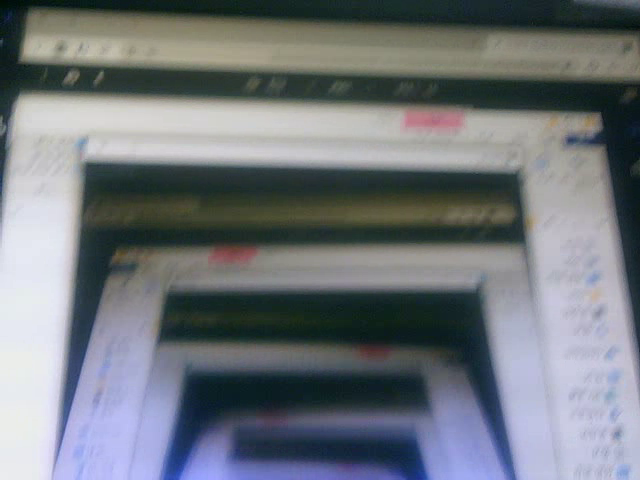
#> input picture frame 28 of output.avi, 640 x 480 px, given in place of the camera
$ jupyter execute --allow-errors Chap12.ipynb
#> lines starting #> are read from the running program, lines starting #| are printed output that depends on the picture; pictures that were not available may be replaced by others from this repository, and a replacement may not be noted
[cell 1]
import numpy as np
import cv2

[cell 2]
img = cv2.imread('dog.jpg')

[cell 3]
cv2.imshow('Dog', img)
cv2.waitKey(0)
cv2.destroyAllWindows()

[cell 4]
img = cv2.imread('dog.jpg', 0)
cv2.imshow('image',img)
k = cv2.waitKey(0)
#> (key q is pressed here)

if k == 27: # wait for ESC key to exit
    cv2.destroyAllWindows()
elif k == ord('s'): # wait for 's' key to save and exit
    cv2.imwrite('doggray.jpg',img)
cv2.destroyAllWindows()

[cell 5]
cap = cv2.VideoCapture(0)

while(True):
    ret, frame = cap.read()
#> frame is the input picture: shape (480, 640, 3); mean B, G, R 123.2, 117.8, 112.5
    gray = cv2.cvtColor(frame, cv2.COLOR_BGR2GRAY)
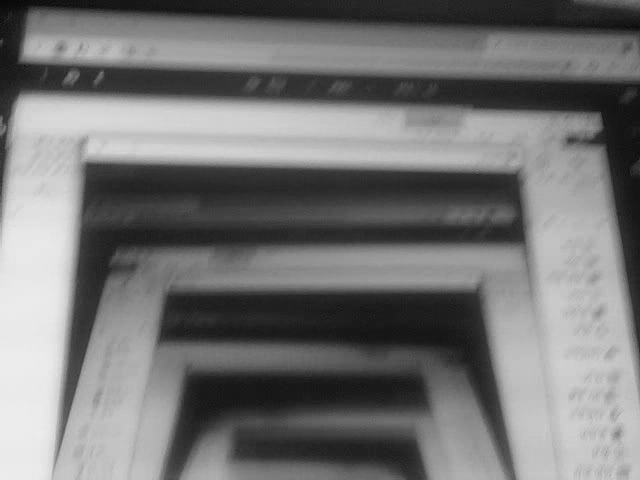
#> gray: shape (480, 640); min 7, max 236, mean 116.8
    cv2.imshow('frame',gray)

    if cv2.waitKey(1) & 0xFF == ord('q'):
#> (key q is pressed here)
        break

cap.release()
cv2.destroyAllWindows()

[cell 6]
from matplotlib import pyplot as plt

img = cv2.imread('dog.png',0)
#> (the rest of this cell did not finish here and is left out)

[cell 7]
cap = cv2.VideoCapture('vtest.avi')

while(cap.isOpened()):
    ret, frame = cap.read()
    gray = cv2.cvtColor(frame, cv2.COLOR_BGR2GRAY)
    cv2.imshow('frame',gray)

    if cv2.waitKey(1) & 0xFF == ord('q'):
#> (key q is pressed here)
        break

cap.release()
cv2.destroyAllWindows()

[cell 8]
cap = cv2.VideoCapture(0)

fourcc = cv2.VideoWriter_fourcc(*'XVID')
out = cv2.VideoWriter('output.avi',fourcc, 20.0, (640,480))
while(cap.isOpened()):
    ret, frame = cap.read()
    if ret==True:
        frame = cv2.flip(frame,0)
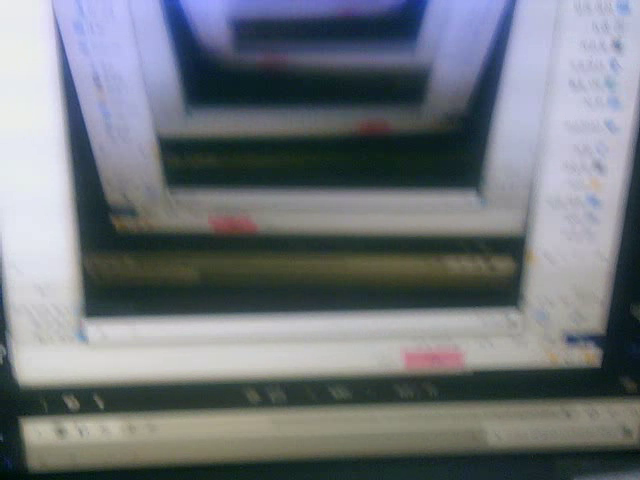
#> frame: shape (480, 640, 3); mean B, G, R 123.2, 117.8, 112.5

        out.write(frame)
        cv2.imshow('frame',frame)
        if cv2.waitKey(1) & 0xFF == ord('q'):
#> (key q is pressed here)
            break
    else:
        break

cap.release()
out.release()
cv2.destroyAllWindows()

[cell 9]
img = np.zeros((512,512,3), np.uint8)
img = cv2.line(img,(0,0),(511,255),(255,0,255),5)
img = cv2.rectangle(img,(384,0),(510,128),(190,255,50),3)
img = cv2.circle(img,(447,63), 63, (100,123,200), -1)
img = cv2.ellipse(img,(256,256),(100,50),0,0,180,255,-1)

pts = np.array([[10,5],[20,30],[70,20],[50,10]], np.int32)
pts = pts.reshape((-1,1,2))
img = cv2.polylines(img,[pts],True,(30,255,255))

font = cv2.FONT_HERSHEY_SIMPLEX
cv2.putText(img,'Draw',(10,500), font, 4,(255,255,0),2,cv2.LINE_AA)


cv2.imshow('Draw', img)
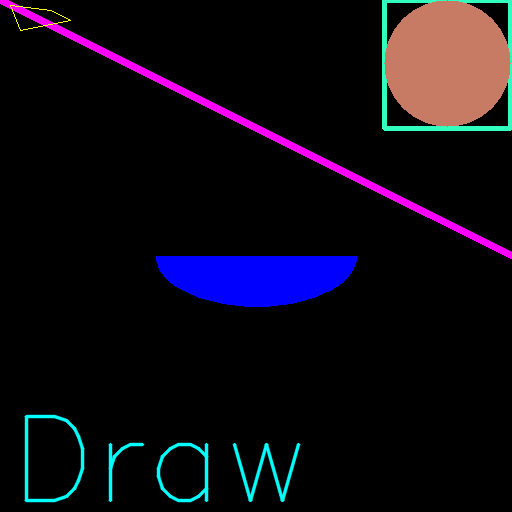
#> window 'Draw': shape (512, 512, 3); mean B, G, R 20.5, 10.4, 13.9
cv2.waitKey(0)
cv2.destroyAllWindows()

[cell 10]
events = [i for i in dir(cv2) if 'EVENT' in i]
print(events)

[cell 11]
def draw_circle(event,x,y,flags,param):
    if event == cv2.EVENT_LBUTTONDBLCLK:
        cv2.circle(img,(x,y),20,(255,0,0),-1)

img = np.zeros((512,512,3), np.uint8)
cv2.namedWindow('image')
cv2.setMouseCallback('image',draw_circle)

while(1):
    cv2.imshow('image',img)
    if cv2.waitKey(20) & 0xFF == 27:
#> (key q is pressed here)
        break
cv2.destroyAllWindows()

[cell 12]
drawing = False
mode = True
ix,iy = -1,-1

def draw_circle(event,x,y,flags,param):
    global ix,iy,drawing,mode
    if event == cv2.EVENT_LBUTTONDOWN:
        drawing = True
        ix,iy = x,y
    elif event == cv2.EVENT_MOUSEMOVE:
        if drawing == True:
            if mode == True:
                cv2.rectangle(img,(ix,iy),(x,y),(0,255,255),-1)
            else:
                cv2.circle(img,(x,y),5,(0,0,255),-1)
    elif event == cv2.EVENT_LBUTTONUP:
        drawing = False
        if mode == True:
            cv2.rectangle(img,(ix,iy),(x,y),(255,255,0),-1)
        else:
            cv2.circle(img,(x,y),5,(255,0,255),-1)

img = np.zeros((512,512,3), np.uint8)
cv2.namedWindow('image')
cv2.setMouseCallback('image',draw_circle)

while(1):
    cv2.imshow('image',img)
    k = cv2.waitKey(1) & 0xFF
#> (key q is pressed here)
    if k == ord('m'):
        mode = not mode
    elif k == 27:
        break
cv2.destroyAllWindows()

[cell 13]
def nothing(x):
    pass

img = np.zeros((300,512,3), np.uint8)
cv2.namedWindow('image')
cv2.createTrackbar('R','image',0,255,nothing)
cv2.createTrackbar('G','image',0,255,nothing)
cv2.createTrackbar('B','image',0,255,nothing)
switch = '0 : OFF \n1 : ON'
cv2.createTrackbar(switch, 'image',0,1,nothing)

while(1):
    cv2.imshow('image',img)
    k = cv2.waitKey(1) & 0xFF
#> (key q is pressed here)

    if k == 27:
        break
    r = cv2.getTrackbarPos('R','image')
    g = cv2.getTrackbarPos('G','image')
    b = cv2.getTrackbarPos('B','image')
    s = cv2.getTrackbarPos(switch,'image')

    if s == 0:
        img[:] = 0
    else:
        img[:] = [b,g,r]

cv2.destroyAllWindows()

$ run again, starting later in the video
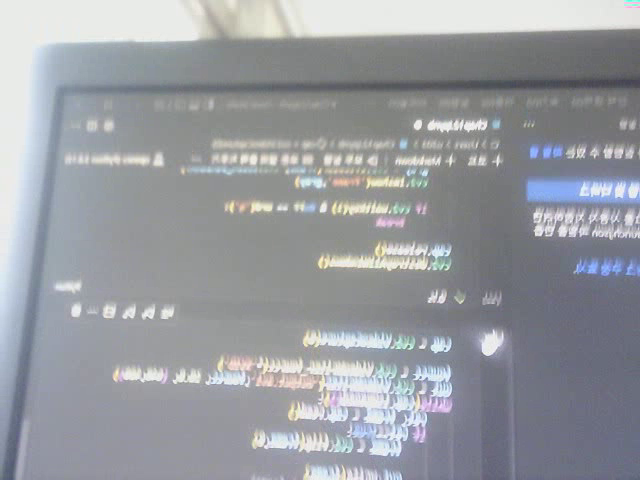
#> input picture frame 126 of output.avi, 640 x 480 px, given in place of the camera
#> frame is the input picture: shape (480, 640, 3); mean B, G, R 160.7, 155.3, 152.5
#> `gray = cv2.cvtColor(frame, cv2.COLOR_BGR2GRAY)`:
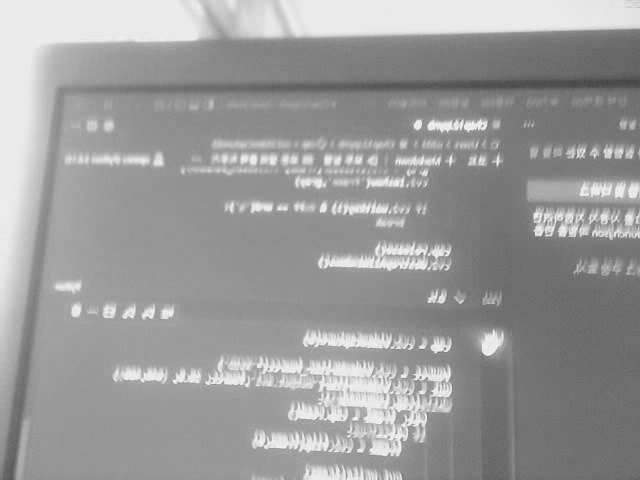
#> gray: shape (480, 640); min 69, max 248, mean 155
#> `frame = cv2.flip(frame,0)`:
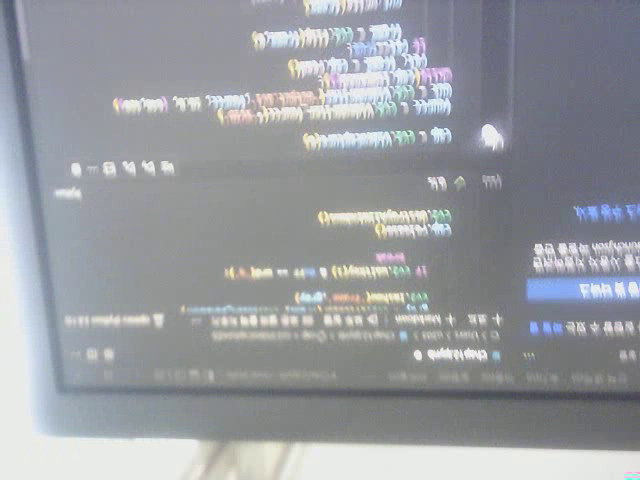
#> frame: shape (480, 640, 3); mean B, G, R 160.7, 155.3, 152.5

$ run again, starting later in the video
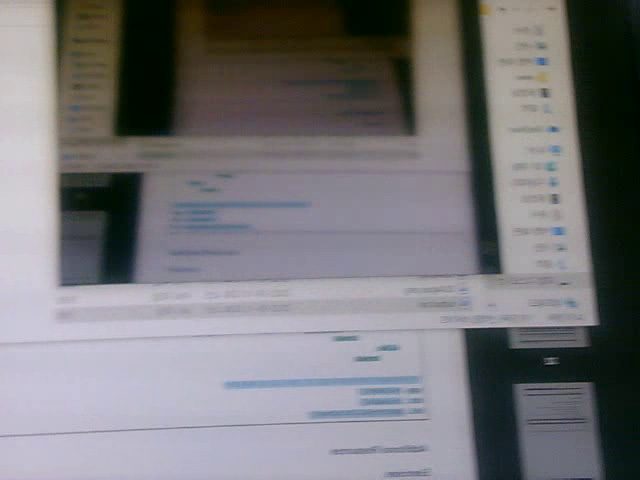
#> input picture frame 225 of output.avi, 640 x 480 px, given in place of the camera
#> frame is the input picture: shape (480, 640, 3); mean B, G, R 120.8, 117.8, 118.8
#> `gray = cv2.cvtColor(frame, cv2.COLOR_BGR2GRAY)`:
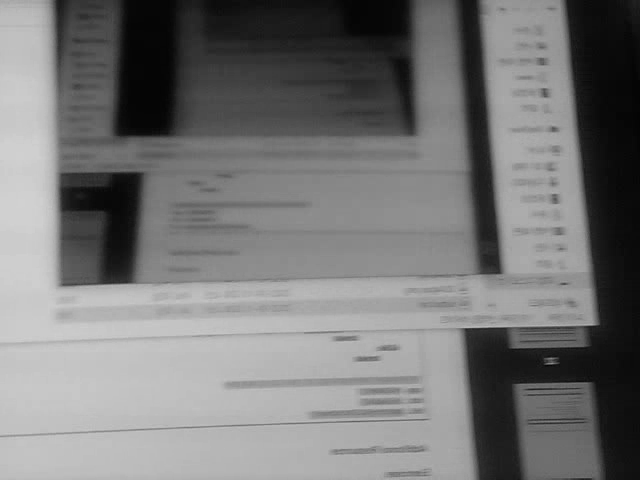
#> gray: shape (480, 640); min 3, max 209, mean 118.4
#> `frame = cv2.flip(frame,0)`:
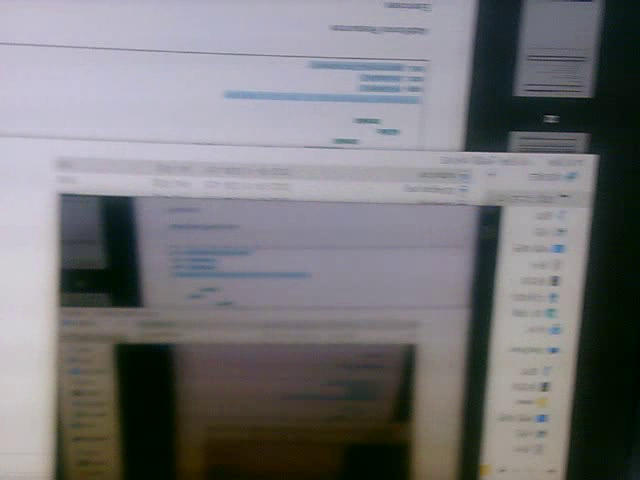
#> frame: shape (480, 640, 3); mean B, G, R 120.8, 117.8, 118.8
